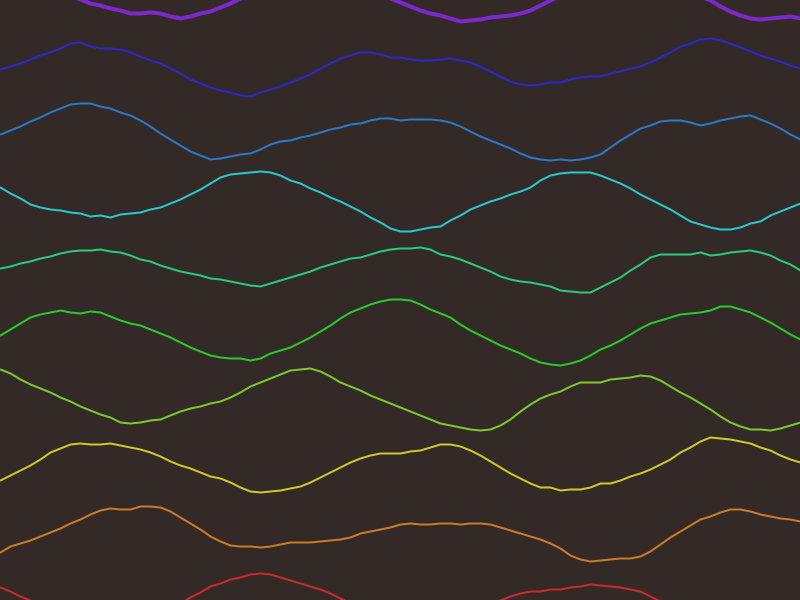
Frame 1 (no input)
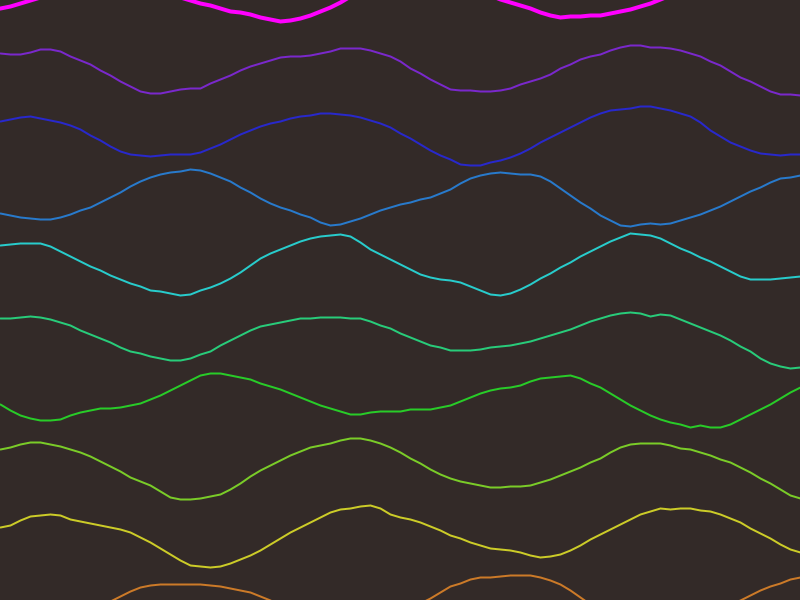
Frame 60 (the mouse pressed at the canvas centre just before this capture)
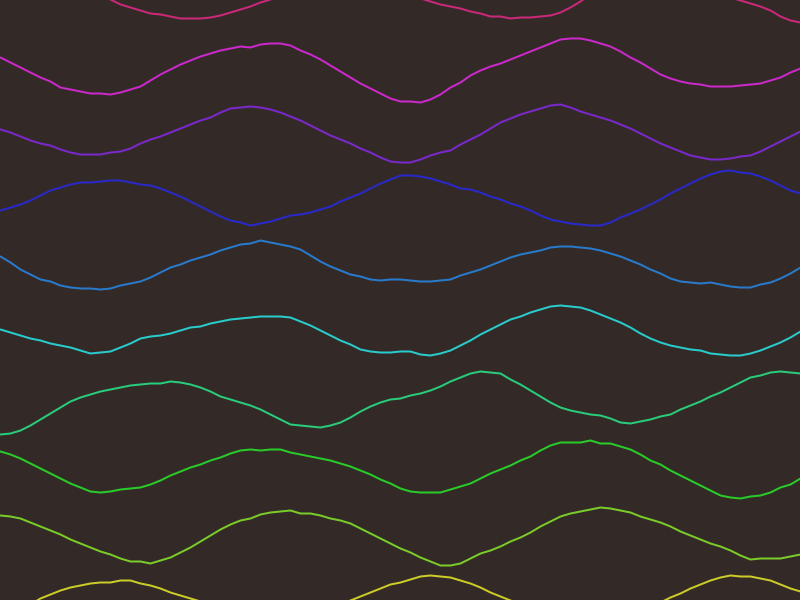
Frame 120 (the mouse held since frame 60 and released just before this capture)

The Processing sketch that drew these frames (run headless with seeded random() and noise(); from frame 60 on, the mouse is pressed at the canvas centre):

// Processing sketch: Rylan_Saunders
// ── Rylan_Saunders.pde
int numWaves = 10;
float[] offsets;
float time = 0;
float[] hoverTimes; // Track when each wave is being hovered over by the mouse
float brightDuration = 0.3; // Duration for the wave to brighten
boolean[] waveActive; // Track whether the mouse is hovering over the wave

void setup() {
  size(800, 600);
  colorMode(HSB, 360, 100, 100); // Use HSB for colours
  offsets = new float[numWaves];
  hoverTimes = new float[numWaves];
  waveActive = new boolean[numWaves];
  
  // Creating offsets and hover states for waves
  for (int i = 0; i < numWaves; i++) {
    offsets[i] = random(1000);
    hoverTimes[i] = -brightDuration;
    waveActive[i] = false;
  }
}

void draw() {
  background(10, 20, 20); // Dark background for night sky
  
  // Drawing flowing waves
  for (int i = 0; i < numWaves; i++) {
    drawWave(i);
  }
  
  // Making the animation take longer so it is smoother
  time += 0.02;
}

void drawWave(int waveIndex) {
  noFill();
  
  float waveY = map(waveIndex, 0, numWaves - 1, height, 0); // Vertical position
  float hue = (waveIndex * 30 + frameCount * 0.5) % 360; // Gradual hue shift
  float mouseProximity = abs(mouseY - waveY); // Distance from the mouse to the wave
  
  // Checking if the mouse is hovering over the wave
  if (mouseProximity < 30) { // Adjust this value to define the hover range
    if (!waveActive[waveIndex]) {
      hoverTimes[waveIndex] = time; // Record the time the wave is first hovered over by the mouse
      waveActive[waveIndex] = true;
    }
  } else {
    if (waveActive[waveIndex]) {
      hoverTimes[waveIndex] = time; // Record the time when the wave stops being hovered over by the mouse
      waveActive[waveIndex] = false;
    }
  }
  
  // Calculating the brightnesss transition based on how long the mouse has been hovering
  float activeTime = time - hoverTimes[waveIndex];
  float brightTransition = map(activeTime, 0, brightDuration, 0, 1);
  
  // Applying colour transition to a brighter version of the original colour
  color waveColor;
  if (waveActive[waveIndex]) {
    waveColor = lerpColor(color(hue, 80, 80), color(hue, 100, 100), brightTransition); // Transition to brighter colour
  } else {
    waveColor = color(hue, 80, 80); // Default aurora colour
  }
  
  // Drawing the waves
  stroke(waveColor);
  strokeWeight(waveActive[waveIndex] ? 4 : 2); // Thicker stroke for glowing effect when hovering
  
  beginShape();
  for (float x = 0; x <= width; x += 10) {
    float noiseFactor = noise(x * 0.01, offsets[waveIndex], time);
    float y = waveY + sin(x * 0.02 + offsets[waveIndex] + time) * 50 * noiseFactor;
    vertex(x, y);
  }
  endShape();
  
  // Updating wave offset for movement
  offsets[waveIndex] += (waveActive[waveIndex] ? 0.05 : 0.005); // Increase speed when mouse is hovering over it
}
